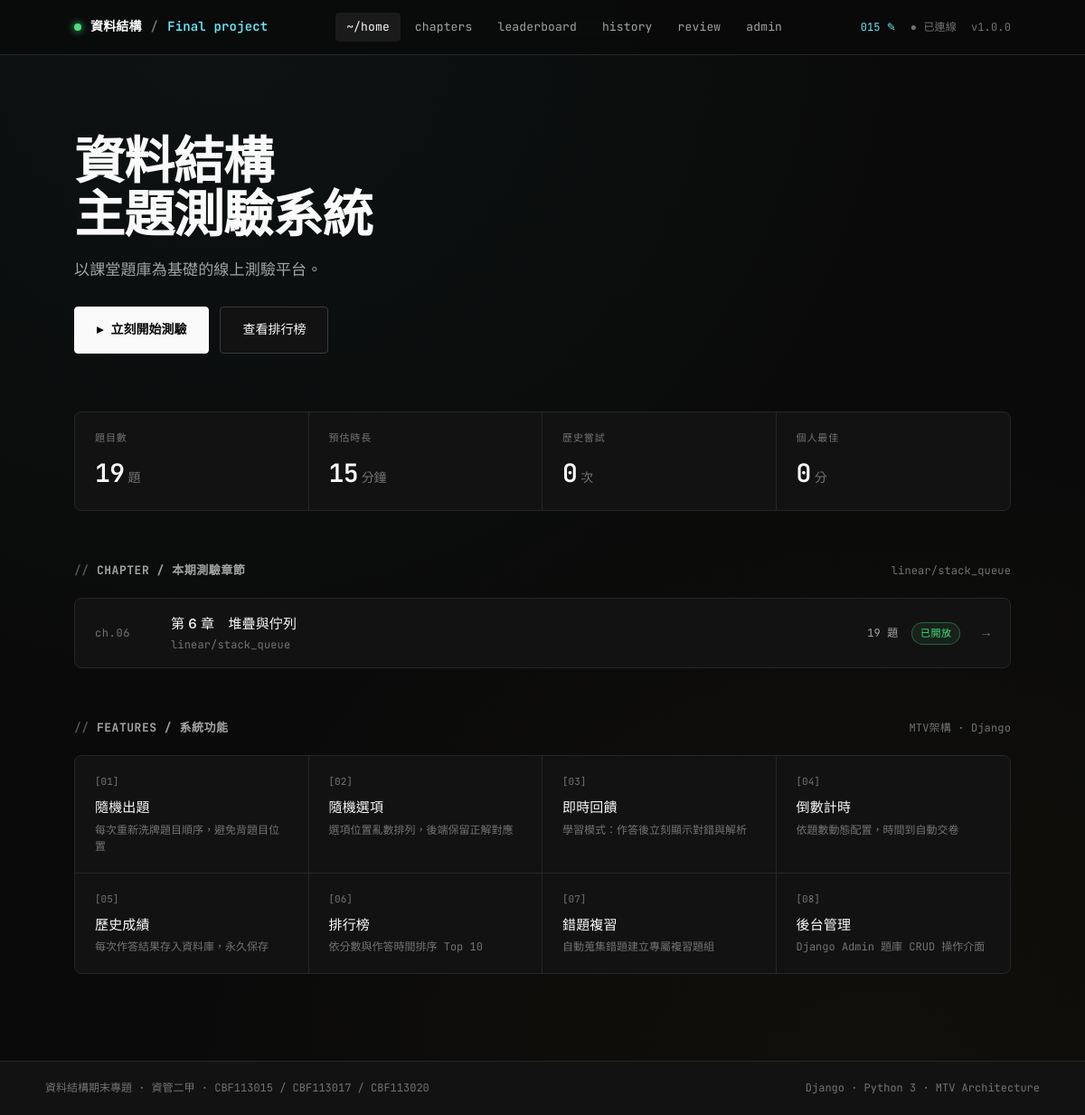
The app's page / (signed in) with its own data.
### quiz/models.py (models this page shows, shortened)
class Chapter(models.Model):
    number = models.PositiveIntegerField(unique=True, verbose_name="章節編號")
    title = models.CharField(max_length=100, verbose_name="章節名稱")
    class Meta:
        ordering = ["number"]
        verbose_name = "章節"
        verbose_name_plural = "章節"
    def question_count(self):
        return self.questions.count()
    question_count.short_description = "題數"

### quiz/views.py (the view)
# urls.py: path("",                          views.index,          name="index"),
def index(request):
    if not request.session.get("user_name"):
        return redirect(f"{reverse('quiz:set_name')}?next={reverse('quiz:index')}")
    chapters = Chapter.objects.all()
    user_name = request.session.get("user_name", "")
    history_count = 0
    best_score = 0
    if user_name:
        records = QuizRecord.objects.filter(user_name=user_name)
        history_count = records.count()
        if history_count:
            best_score = max(r.score for r in records)
    total_questions = sum(ch.question_count() for ch in chapters)
    feature_list = [
        {"key": "[01]", "title": "隨機出題",   "desc": "每次重新洗牌題目順序，避免背題目位置"},
        {"key": "[02]", "title": "隨機選項",   "desc": "選項位置亂數排列，後端保留正解對應"},
        {"key": "[03]", "title": "即時回饋",   "desc": "學習模式：作答後立刻顯示對錯與解析"},
        {"key": "[04]", "title": "倒數計時",   "desc": "依題數動態配置，時間到自動交卷"},
        {"key": "[05]", "title": "歷史成績",   "desc": "每次作答結果存入資料庫，永久保存"},
        {"key": "[06]", "title": "排行榜",     "desc": "依分數與作答時間排序 Top 10"},
        {"key": "[07]", "title": "錯題複習",   "desc": "自動蒐集錯題建立專屬複習題組"},
        {"key": "[08]", "title": "後台管理",   "desc": "Django Admin 題庫 CRUD 操作介面"},
    ]
    return render(request, "quiz/index.html", {
        "chapters": chapters,
        "user_name": user_name,
        "history_count": history_count,
        "best_score": best_score,
        "total_questions": total_questions,
        "feature_list": feature_list,
    })

### quiz/context_processors.py (called while the page is built)
def default_chapter(request):
    chapter = Chapter.objects.filter(number=6).first()
    return {
        "default_chapter": chapter,
        "user_name": request.session.get("user_name", ""),
    }

### quiz/templates/quiz/index.html (shortened to what this page needs)
{% extends "quiz/base.html" %}
{% block nav_home %}active{% endblock %}
{% block content %}
<div class="container">
  <section class="hero">
    <h1 class="hero-title">
      資料結構<br/>主題測驗系統
    </h1>
    <p class="hero-sub">
      以課堂題庫為基礎的線上測驗平台。
    </p>
    <div style="display:flex;gap:12px;margin-top:28px;flex-wrap:wrap;">
      <a class="btn btn-primary btn-lg" href="{% if default_chapter %}{% url 'quiz:chapter_detail' default_chapter.id %}{% else %}{% url 'quiz:index' %}{% endif %}">▸ 立刻開始測驗</a>
      <a class="btn btn-lg"             href="{% url 'quiz:leaderboard' %}">查看排行榜</a>
    </div>
  </section>
  <div class="stats">
    <div class="stat">
      <div class="stat-label">題目數</div>
      <div class="stat-value">{{ total_questions }}<span class="unit">題</span></div>
    </div>
    <div class="stat">
      <div class="stat-label">預估時長</div>
      <div class="stat-value">15<span class="unit">分鐘</span></div>
    </div>
    <div class="stat">
      <div class="stat-label">歷史嘗試</div>
      <div class="stat-value">{{ history_count }}<span class="unit">次</span></div>
    </div>
    <div class="stat">
      <div class="stat-label">個人最佳</div>
      <div class="stat-value">{{ best_score }}<span class="unit">分</span></div>
    </div>
  </div>
  <div class="section-head">
    <h3 class="section-title">chapter / 本期測驗章節</h3>
    <span class="section-meta">linear/stack_queue</span>
  </div>
  <div class="chapter-grid">
    {% for ch in chapters %}
    <a class="chapter-row" href="{% url 'quiz:chapter_detail' ch.id %}">
      <span class="chapter-num">ch.{{ ch.number|stringformat:"02d" }}</span>
      <div>
        <div class="chapter-name">第 {{ ch.number }} 章　{{ ch.title }}</div>
        <div class="chapter-desc">linear/stack_queue</div>
      </div>
      <span class="chapter-meta">
        {{ ch.question_count }} 題&nbsp;&nbsp;<span class="tag tag-green">已開放</span>
      </span>
      <span class="chapter-arrow">→</span>
    </a>
    {% empty %}
    <div style="padding:32px;text-align:center;color:var(--text-dim);font-family:var(--font-mono);font-size:13px;">
      尚無題庫。請執行：python manage.py setup_quiz
    </div>
    {% endfor %}
  </div>
  <div class="section-head">
    <h3 class="section-title">features / 系統功能</h3>
    <span class="section-meta">MTV架構 · Django</span>
  </div>
  <div style="display:grid;grid-template-columns:repeat(auto-fit,minmax(240px,1fr));border:1px solid var(--border);border-radius:var(--radius-lg);overflow:hidden;background:var(--bg-elev);">
    {% for f in feature_list %}
    <div style="padding:20px 22px;{% if not forloop.counter|divisibleby:4 %}border-right:1px solid var(--border);{% endif %}{% if forloop.counter <= 4 %}border-bottom:1px solid var(--border);{% endif %}">
      <div class="mono" style="font-size:11px;color:var(--text-dim);margin-bottom:8px;">{{ f.key }}</div>
      <div style="font-weight:500;margin-bottom:4px;">{{ f.title }}</div>
      <div class="mono" style="font-size:12px;color:var(--text-dim);line-height:1.5;">{{ f.desc }}</div>
    </div>
    {% endfor %}
  </div>
</div>
{% endblock %}

### records on screen
Chapter: number "06", number "6", title "堆疊與佇列", question_count "19"

### other values on screen
{{ user_name }} "015"
{{ total_questions }} "19"
{{ history_count }} "0"
{{ best_score }} "0"
{{ f.key }} "[01]" "[02]" "[03]" "[04]" "[05]" "[06]" "[07]" "[08]"
{{ f.title }} "隨機出題" "隨機選項" "即時回饋" "倒數計時" "歷史成績" "排行榜" "錯題複習" "後台管理"
{{ f.desc }} "每次重新洗牌題目順序，避免背題目位置" "選項位置亂數排列，後端保留正解對應" "學習模式：作答後立刻顯示對錯與解析" "依題數動態配置，時間到自動交卷" "每次作答結果存入資料庫，永久保存" "依分數與作答時間排序 Top 10" "自動蒐集錯題建立專屬複習題組" "Django Admin 題庫 CRUD 操作介面"
